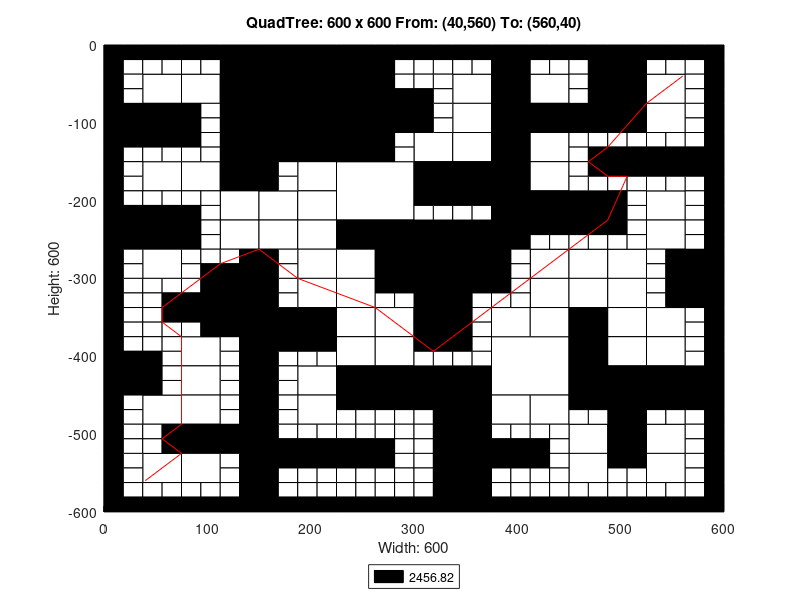

The MATLAB source for this figure:
axis([0 600 -600 0]);
title('QuadTree: 600 x 600 From: (40,560) To: (560,40)');
xlabel('Width: 600');
ylabel('Height: 600');
rectangle('Position',[150 -75 75 75], 'FaceColor',[0 0 0]);
rectangle('Position',[150 -150 75 75], 'FaceColor',[0 0 0]);
rectangle('Position',[225 -225 75 75], 'FaceColor',[1 1 1]);
rectangle('Position',[300 -300 75 75], 'FaceColor',[0 0 0]);
rectangle('Position',[375 -450 75 75], 'FaceColor',[1 1 1]);
rectangle('Position',[37.5 -75 37.5 37.5], 'FaceColor',[1 1 1]);
rectangle('Position',[112.5 -37.5 37.5 37.5], 'FaceColor',[0 0 0]);
rectangle('Position',[75 -75 37.5 37.5], 'FaceColor',[1 1 1]);
rectangle('Position',[112.5 -75 37.5 37.5], 'FaceColor',[0 0 0]);
rectangle('Position',[0 -112.5 37.5 37.5], 'FaceColor',[0 0 0]);
rectangle('Position',[37.5 -112.5 37.5 37.5], 'FaceColor',[0 0 0]);
rectangle('Position',[112.5 -112.5 37.5 37.5], 'FaceColor',[0 0 0]);
rectangle('Position',[112.5 -150 37.5 37.5], 'FaceColor',[0 0 0]);
rectangle('Position',[225 -37.5 37.5 37.5], 'FaceColor',[0 0 0]);
rectangle('Position',[225 -75 37.5 37.5], 'FaceColor',[0 0 0]);
rectangle('Position',[225 -112.5 37.5 37.5], 'FaceColor',[0 0 0]);
rectangle('Position',[262.5 -112.5 37.5 37.5], 'FaceColor',[0 0 0]);
rectangle('Position',[225 -150 37.5 37.5], 'FaceColor',[0 0 0]);
rectangle('Position',[37.5 -187.5 37.5 37.5], 'FaceColor',[1 1 1]);
rectangle('Position',[75 -187.5 37.5 37.5], 'FaceColor',[1 1 1]);
rectangle('Position',[112.5 -187.5 37.5 37.5], 'FaceColor',[0 0 0]);
rectangle('Position',[112.5 -225 37.5 37.5], 'FaceColor',[1 1 1]);
rectangle('Position',[0 -262.5 37.5 37.5], 'FaceColor',[0 0 0]);
rectangle('Position',[37.5 -262.5 37.5 37.5], 'FaceColor',[0 0 0]);
rectangle('Position',[37.5 -300 37.5 37.5], 'FaceColor',[1 1 1]);
rectangle('Position',[112.5 -262.5 37.5 37.5], 'FaceColor',[1 1 1]);
rectangle('Position',[187.5 -187.5 37.5 37.5], 'FaceColor',[1 1 1]);
rectangle('Position',[150 -225 37.5 37.5], 'FaceColor',[1 1 1]);
rectangle('Position',[187.5 -225 37.5 37.5], 'FaceColor',[1 1 1]);
rectangle('Position',[150 -262.5 37.5 37.5], 'FaceColor',[1 1 1]);
rectangle('Position',[187.5 -262.5 37.5 37.5], 'FaceColor',[1 1 1]);
rectangle('Position',[187.5 -300 37.5 37.5], 'FaceColor',[1 1 1]);
rectangle('Position',[225 -262.5 37.5 37.5], 'FaceColor',[0 0 0]);
rectangle('Position',[262.5 -262.5 37.5 37.5], 'FaceColor',[0 0 0]);
rectangle('Position',[225 -300 37.5 37.5], 'FaceColor',[1 1 1]);
rectangle('Position',[262.5 -300 37.5 37.5], 'FaceColor',[0 0 0]);
rectangle('Position',[337.5 -75 37.5 37.5], 'FaceColor',[1 1 1]);
rectangle('Position',[375 -37.5 37.5 37.5], 'FaceColor',[0 0 0]);
rectangle('Position',[375 -75 37.5 37.5], 'FaceColor',[0 0 0]);
rectangle('Position',[412.5 -75 37.5 37.5], 'FaceColor',[1 1 1]);
rectangle('Position',[337.5 -112.5 37.5 37.5], 'FaceColor',[1 1 1]);
rectangle('Position',[300 -150 37.5 37.5], 'FaceColor',[1 1 1]);
rectangle('Position',[337.5 -150 37.5 37.5], 'FaceColor',[1 1 1]);
rectangle('Position',[375 -112.5 37.5 37.5], 'FaceColor',[0 0 0]);
rectangle('Position',[412.5 -112.5 37.5 37.5], 'FaceColor',[0 0 0]);
rectangle('Position',[375 -150 37.5 37.5], 'FaceColor',[0 0 0]);
rectangle('Position',[412.5 -150 37.5 37.5], 'FaceColor',[1 1 1]);
rectangle('Position',[487.5 -37.5 37.5 37.5], 'FaceColor',[0 0 0]);
rectangle('Position',[487.5 -75 37.5 37.5], 'FaceColor',[0 0 0]);
rectangle('Position',[525 -75 37.5 37.5], 'FaceColor',[1 1 1]);
rectangle('Position',[450 -112.5 37.5 37.5], 'FaceColor',[0 0 0]);
rectangle('Position',[487.5 -112.5 37.5 37.5], 'FaceColor',[0 0 0]);
rectangle('Position',[525 -112.5 37.5 37.5], 'FaceColor',[1 1 1]);
rectangle('Position',[300 -187.5 37.5 37.5], 'FaceColor',[0 0 0]);
rectangle('Position',[337.5 -187.5 37.5 37.5], 'FaceColor',[0 0 0]);
rectangle('Position',[375 -187.5 37.5 37.5], 'FaceColor',[0 0 0]);
rectangle('Position',[412.5 -187.5 37.5 37.5], 'FaceColor',[1 1 1]);
rectangle('Position',[375 -225 37.5 37.5], 'FaceColor',[0 0 0]);
rectangle('Position',[412.5 -225 37.5 37.5], 'FaceColor',[0 0 0]);
rectangle('Position',[375 -262.5 37.5 37.5], 'FaceColor',[0 0 0]);
rectangle('Position',[412.5 -300 37.5 37.5], 'FaceColor',[1 1 1]);
rectangle('Position',[450 -225 37.5 37.5], 'FaceColor',[0 0 0]);
rectangle('Position',[525 -225 37.5 37.5], 'FaceColor',[1 1 1]);
rectangle('Position',[450 -300 37.5 37.5], 'FaceColor',[1 1 1]);
rectangle('Position',[487.5 -300 37.5 37.5], 'FaceColor',[1 1 1]);
rectangle('Position',[525 -262.5 37.5 37.5], 'FaceColor',[1 1 1]);
rectangle('Position',[562.5 -300 37.5 37.5], 'FaceColor',[0 0 0]);
rectangle('Position',[112.5 -337.5 37.5 37.5], 'FaceColor',[0 0 0]);
rectangle('Position',[112.5 -375 37.5 37.5], 'FaceColor',[0 0 0]);
rectangle('Position',[0 -450 37.5 37.5], 'FaceColor',[0 0 0]);
rectangle('Position',[75 -412.5 37.5 37.5], 'FaceColor',[1 1 1]);
rectangle('Position',[75 -450 37.5 37.5], 'FaceColor',[1 1 1]);
rectangle('Position',[187.5 -337.5 37.5 37.5], 'FaceColor',[1 1 1]);
rectangle('Position',[150 -375 37.5 37.5], 'FaceColor',[0 0 0]);
rectangle('Position',[187.5 -375 37.5 37.5], 'FaceColor',[0 0 0]);
rectangle('Position',[225 -337.5 37.5 37.5], 'FaceColor',[1 1 1]);
rectangle('Position',[225 -375 37.5 37.5], 'FaceColor',[1 1 1]);
rectangle('Position',[262.5 -375 37.5 37.5], 'FaceColor',[1 1 1]);
rectangle('Position',[187.5 -450 37.5 37.5], 'FaceColor',[1 1 1]);
rectangle('Position',[225 -412.5 37.5 37.5], 'FaceColor',[1 1 1]);
rectangle('Position',[262.5 -412.5 37.5 37.5], 'FaceColor',[1 1 1]);
rectangle('Position',[225 -450 37.5 37.5], 'FaceColor',[0 0 0]);
rectangle('Position',[262.5 -450 37.5 37.5], 'FaceColor',[0 0 0]);
rectangle('Position',[37.5 -487.5 37.5 37.5], 'FaceColor',[1 1 1]);
rectangle('Position',[75 -487.5 37.5 37.5], 'FaceColor',[1 1 1]);
rectangle('Position',[75 -525 37.5 37.5], 'FaceColor',[0 0 0]);
rectangle('Position',[112.5 -525 37.5 37.5], 'FaceColor',[0 0 0]);
rectangle('Position',[37.5 -562.5 37.5 37.5], 'FaceColor',[1 1 1]);
rectangle('Position',[75 -562.5 37.5 37.5], 'FaceColor',[1 1 1]);
rectangle('Position',[187.5 -487.5 37.5 37.5], 'FaceColor',[1 1 1]);
rectangle('Position',[300 -337.5 37.5 37.5], 'FaceColor',[0 0 0]);
rectangle('Position',[300 -375 37.5 37.5], 'FaceColor',[0 0 0]);
rectangle('Position',[412.5 -337.5 37.5 37.5], 'FaceColor',[1 1 1]);
rectangle('Position',[375 -375 37.5 37.5], 'FaceColor',[1 1 1]);
rectangle('Position',[412.5 -375 37.5 37.5], 'FaceColor',[1 1 1]);
rectangle('Position',[300 -450 37.5 37.5], 'FaceColor',[0 0 0]);
rectangle('Position',[337.5 -450 37.5 37.5], 'FaceColor',[0 0 0]);
rectangle('Position',[450 -337.5 37.5 37.5], 'FaceColor',[1 1 1]);
rectangle('Position',[487.5 -337.5 37.5 37.5], 'FaceColor',[1 1 1]);
rectangle('Position',[450 -375 37.5 37.5], 'FaceColor',[0 0 0]);
rectangle('Position',[487.5 -375 37.5 37.5], 'FaceColor',[1 1 1]);
rectangle('Position',[562.5 -337.5 37.5 37.5], 'FaceColor',[0 0 0]);
rectangle('Position',[525 -375 37.5 37.5], 'FaceColor',[1 1 1]);
rectangle('Position',[450 -412.5 37.5 37.5], 'FaceColor',[0 0 0]);
rectangle('Position',[487.5 -412.5 37.5 37.5], 'FaceColor',[1 1 1]);
rectangle('Position',[450 -450 37.5 37.5], 'FaceColor',[0 0 0]);
rectangle('Position',[487.5 -450 37.5 37.5], 'FaceColor',[0 0 0]);
rectangle('Position',[525 -412.5 37.5 37.5], 'FaceColor',[1 1 1]);
rectangle('Position',[525 -450 37.5 37.5], 'FaceColor',[0 0 0]);
rectangle('Position',[562.5 -450 37.5 37.5], 'FaceColor',[0 0 0]);
rectangle('Position',[337.5 -487.5 37.5 37.5], 'FaceColor',[0 0 0]);
rectangle('Position',[337.5 -525 37.5 37.5], 'FaceColor',[0 0 0]);
rectangle('Position',[375 -487.5 37.5 37.5], 'FaceColor',[1 1 1]);
rectangle('Position',[412.5 -487.5 37.5 37.5], 'FaceColor',[1 1 1]);
rectangle('Position',[337.5 -562.5 37.5 37.5], 'FaceColor',[0 0 0]);
rectangle('Position',[337.5 -600 37.5 37.5], 'FaceColor',[0 0 0]);
rectangle('Position',[487.5 -487.5 37.5 37.5], 'FaceColor',[0 0 0]);
rectangle('Position',[450 -525 37.5 37.5], 'FaceColor',[1 1 1]);
rectangle('Position',[487.5 -525 37.5 37.5], 'FaceColor',[0 0 0]);
rectangle('Position',[525 -525 37.5 37.5], 'FaceColor',[1 1 1]);
rectangle('Position',[450 -562.5 37.5 37.5], 'FaceColor',[1 1 1]);
rectangle('Position',[525 -562.5 37.5 37.5], 'FaceColor',[1 1 1]);
rectangle('Position',[0 -18.75 18.75 18.75], 'FaceColor',[0 0 0]);
rectangle('Position',[18.75 -18.75 18.75 18.75], 'FaceColor',[0 0 0]);
rectangle('Position',[0 -37.5 18.75 18.75], 'FaceColor',[0 0 0]);
rectangle('Position',[18.75 -37.5 18.75 18.75], 'FaceColor',[1 1 1]);
rectangle('Position',[37.5 -18.75 18.75 18.75], 'FaceColor',[0 0 0]);
rectangle('Position',[56.25 -18.75 18.75 18.75], 'FaceColor',[0 0 0]);
rectangle('Position',[37.5 -37.5 18.75 18.75], 'FaceColor',[1 1 1]);
rectangle('Position',[56.25 -37.5 18.75 18.75], 'FaceColor',[1 1 1]);
rectangle('Position',[0 -56.25 18.75 18.75], 'FaceColor',[0 0 0]);
rectangle('Position',[18.75 -56.25 18.75 18.75], 'FaceColor',[1 1 1]);
rectangle('Position',[0 -75 18.75 18.75], 'FaceColor',[0 0 0]);
rectangle('Position',[18.75 -75 18.75 18.75], 'FaceColor',[1 1 1]);
rectangle('Position',[75 -18.75 18.75 18.75], 'FaceColor',[0 0 0]);
rectangle('Position',[93.75 -18.75 18.75 18.75], 'FaceColor',[0 0 0]);
rectangle('Position',[75 -37.5 18.75 18.75], 'FaceColor',[1 1 1]);
rectangle('Position',[93.75 -37.5 18.75 18.75], 'FaceColor',[1 1 1]);
rectangle('Position',[0 -131.25 18.75 18.75], 'FaceColor',[0 0 0]);
rectangle('Position',[18.75 -131.25 18.75 18.75], 'FaceColor',[0 0 0]);
rectangle('Position',[0 -150 18.75 18.75], 'FaceColor',[0 0 0]);
rectangle('Position',[18.75 -150 18.75 18.75], 'FaceColor',[1 1 1]);
rectangle('Position',[37.5 -131.25 18.75 18.75], 'FaceColor',[0 0 0]);
rectangle('Position',[56.25 -131.25 18.75 18.75], 'FaceColor',[0 0 0]);
rectangle('Position',[37.5 -150 18.75 18.75], 'FaceColor',[1 1 1]);
rectangle('Position',[56.25 -150 18.75 18.75], 'FaceColor',[1 1 1]);
rectangle('Position',[75 -93.75 18.75 18.75], 'FaceColor',[0 0 0]);
rectangle('Position',[93.75 -93.75 18.75 18.75], 'FaceColor',[1 1 1]);
rectangle('Position',[75 -112.5 18.75 18.75], 'FaceColor',[0 0 0]);
rectangle('Position',[93.75 -112.5 18.75 18.75], 'FaceColor',[1 1 1]);
rectangle('Position',[75 -131.25 18.75 18.75], 'FaceColor',[0 0 0]);
rectangle('Position',[93.75 -131.25 18.75 18.75], 'FaceColor',[1 1 1]);
rectangle('Position',[75 -150 18.75 18.75], 'FaceColor',[1 1 1]);
rectangle('Position',[93.75 -150 18.75 18.75], 'FaceColor',[1 1 1]);
rectangle('Position',[262.5 -18.75 18.75 18.75], 'FaceColor',[0 0 0]);
rectangle('Position',[281.25 -18.75 18.75 18.75], 'FaceColor',[0 0 0]);
rectangle('Position',[262.5 -37.5 18.75 18.75], 'FaceColor',[0 0 0]);
rectangle('Position',[281.25 -37.5 18.75 18.75], 'FaceColor',[1 1 1]);
rectangle('Position',[262.5 -56.25 18.75 18.75], 'FaceColor',[0 0 0]);
rectangle('Position',[281.25 -56.25 18.75 18.75], 'FaceColor',[1 1 1]);
rectangle('Position',[262.5 -75 18.75 18.75], 'FaceColor',[0 0 0]);
rectangle('Position',[281.25 -75 18.75 18.75], 'FaceColor',[0 0 0]);
rectangle('Position',[262.5 -131.25 18.75 18.75], 'FaceColor',[0 0 0]);
rectangle('Position',[281.25 -131.25 18.75 18.75], 'FaceColor',[1 1 1]);
rectangle('Position',[262.5 -150 18.75 18.75], 'FaceColor',[0 0 0]);
rectangle('Position',[281.25 -150 18.75 18.75], 'FaceColor',[1 1 1]);
rectangle('Position',[0 -168.75 18.75 18.75], 'FaceColor',[0 0 0]);
rectangle('Position',[18.75 -168.75 18.75 18.75], 'FaceColor',[1 1 1]);
rectangle('Position',[0 -187.5 18.75 18.75], 'FaceColor',[0 0 0]);
rectangle('Position',[18.75 -187.5 18.75 18.75], 'FaceColor',[1 1 1]);
rectangle('Position',[0 -206.25 18.75 18.75], 'FaceColor',[0 0 0]);
rectangle('Position',[18.75 -206.25 18.75 18.75], 'FaceColor',[1 1 1]);
rectangle('Position',[0 -225 18.75 18.75], 'FaceColor',[0 0 0]);
rectangle('Position',[18.75 -225 18.75 18.75], 'FaceColor',[0 0 0]);
rectangle('Position',[37.5 -206.25 18.75 18.75], 'FaceColor',[1 1 1]);
rectangle('Position',[56.25 -206.25 18.75 18.75], 'FaceColor',[1 1 1]);
rectangle('Position',[37.5 -225 18.75 18.75], 'FaceColor',[0 0 0]);
rectangle('Position',[56.25 -225 18.75 18.75], 'FaceColor',[0 0 0]);
rectangle('Position',[75 -206.25 18.75 18.75], 'FaceColor',[1 1 1]);
rectangle('Position',[93.75 -206.25 18.75 18.75], 'FaceColor',[1 1 1]);
rectangle('Position',[75 -225 18.75 18.75], 'FaceColor',[0 0 0]);
rectangle('Position',[93.75 -225 18.75 18.75], 'FaceColor',[1 1 1]);
rectangle('Position',[0 -281.25 18.75 18.75], 'FaceColor',[0 0 0]);
rectangle('Position',[18.75 -281.25 18.75 18.75], 'FaceColor',[1 1 1]);
rectangle('Position',[0 -300 18.75 18.75], 'FaceColor',[0 0 0]);
rectangle('Position',[18.75 -300 18.75 18.75], 'FaceColor',[1 1 1]);
rectangle('Position',[75 -243.75 18.75 18.75], 'FaceColor',[0 0 0]);
rectangle('Position',[93.75 -243.75 18.75 18.75], 'FaceColor',[1 1 1]);
rectangle('Position',[75 -262.5 18.75 18.75], 'FaceColor',[0 0 0]);
rectangle('Position',[93.75 -262.5 18.75 18.75], 'FaceColor',[1 1 1]);
rectangle('Position',[75 -281.25 18.75 18.75], 'FaceColor',[1 1 1]);
rectangle('Position',[93.75 -281.25 18.75 18.75], 'FaceColor',[1 1 1]);
rectangle('Position',[75 -300 18.75 18.75], 'FaceColor',[1 1 1]);
rectangle('Position',[93.75 -300 18.75 18.75], 'FaceColor',[0 0 0]);
rectangle('Position',[112.5 -281.25 18.75 18.75], 'FaceColor',[1 1 1]);
rectangle('Position',[131.25 -281.25 18.75 18.75], 'FaceColor',[0 0 0]);
rectangle('Position',[112.5 -300 18.75 18.75], 'FaceColor',[0 0 0]);
rectangle('Position',[131.25 -300 18.75 18.75], 'FaceColor',[0 0 0]);
rectangle('Position',[150 -168.75 18.75 18.75], 'FaceColor',[0 0 0]);
rectangle('Position',[168.75 -168.75 18.75 18.75], 'FaceColor',[1 1 1]);
rectangle('Position',[150 -187.5 18.75 18.75], 'FaceColor',[0 0 0]);
rectangle('Position',[168.75 -187.5 18.75 18.75], 'FaceColor',[1 1 1]);
rectangle('Position',[150 -281.25 18.75 18.75], 'FaceColor',[0 0 0]);
rectangle('Position',[168.75 -281.25 18.75 18.75], 'FaceColor',[1 1 1]);
rectangle('Position',[150 -300 18.75 18.75], 'FaceColor',[0 0 0]);
rectangle('Position',[168.75 -300 18.75 18.75], 'FaceColor',[1 1 1]);
rectangle('Position',[300 -18.75 18.75 18.75], 'FaceColor',[0 0 0]);
rectangle('Position',[318.75 -18.75 18.75 18.75], 'FaceColor',[0 0 0]);
rectangle('Position',[300 -37.5 18.75 18.75], 'FaceColor',[1 1 1]);
rectangle('Position',[318.75 -37.5 18.75 18.75], 'FaceColor',[1 1 1]);
rectangle('Position',[337.5 -18.75 18.75 18.75], 'FaceColor',[0 0 0]);
rectangle('Position',[356.25 -18.75 18.75 18.75], 'FaceColor',[0 0 0]);
rectangle('Position',[337.5 -37.5 18.75 18.75], 'FaceColor',[1 1 1]);
rectangle('Position',[356.25 -37.5 18.75 18.75], 'FaceColor',[1 1 1]);
rectangle('Position',[300 -56.25 18.75 18.75], 'FaceColor',[1 1 1]);
rectangle('Position',[318.75 -56.25 18.75 18.75], 'FaceColor',[1 1 1]);
rectangle('Position',[300 -75 18.75 18.75], 'FaceColor',[0 0 0]);
rectangle('Position',[318.75 -75 18.75 18.75], 'FaceColor',[1 1 1]);
rectangle('Position',[412.5 -18.75 18.75 18.75], 'FaceColor',[0 0 0]);
rectangle('Position',[431.25 -18.75 18.75 18.75], 'FaceColor',[0 0 0]);
rectangle('Position',[412.5 -37.5 18.75 18.75], 'FaceColor',[1 1 1]);
rectangle('Position',[431.25 -37.5 18.75 18.75], 'FaceColor',[1 1 1]);
rectangle('Position',[300 -93.75 18.75 18.75], 'FaceColor',[0 0 0]);
rectangle('Position',[318.75 -93.75 18.75 18.75], 'FaceColor',[1 1 1]);
rectangle('Position',[300 -112.5 18.75 18.75], 'FaceColor',[0 0 0]);
rectangle('Position',[318.75 -112.5 18.75 18.75], 'FaceColor',[1 1 1]);
rectangle('Position',[450 -18.75 18.75 18.75], 'FaceColor',[0 0 0]);
rectangle('Position',[468.75 -18.75 18.75 18.75], 'FaceColor',[0 0 0]);
rectangle('Position',[450 -37.5 18.75 18.75], 'FaceColor',[1 1 1]);
rectangle('Position',[468.75 -37.5 18.75 18.75], 'FaceColor',[0 0 0]);
rectangle('Position',[450 -56.25 18.75 18.75], 'FaceColor',[1 1 1]);
rectangle('Position',[468.75 -56.25 18.75 18.75], 'FaceColor',[0 0 0]);
rectangle('Position',[450 -75 18.75 18.75], 'FaceColor',[1 1 1]);
rectangle('Position',[468.75 -75 18.75 18.75], 'FaceColor',[0 0 0]);
rectangle('Position',[525 -18.75 18.75 18.75], 'FaceColor',[0 0 0]);
rectangle('Position',[543.75 -18.75 18.75 18.75], 'FaceColor',[0 0 0]);
rectangle('Position',[525 -37.5 18.75 18.75], 'FaceColor',[1 1 1]);
rectangle('Position',[543.75 -37.5 18.75 18.75], 'FaceColor',[1 1 1]);
rectangle('Position',[562.5 -18.75 18.75 18.75], 'FaceColor',[0 0 0]);
rectangle('Position',[581.25 -18.75 18.75 18.75], 'FaceColor',[0 0 0]);
rectangle('Position',[562.5 -37.5 18.75 18.75], 'FaceColor',[1 1 1]);
rectangle('Position',[581.25 -37.5 18.75 18.75], 'FaceColor',[0 0 0]);
rectangle('Position',[562.5 -56.25 18.75 18.75], 'FaceColor',[1 1 1]);
rectangle('Position',[581.25 -56.25 18.75 18.75], 'FaceColor',[0 0 0]);
rectangle('Position',[562.5 -75 18.75 18.75], 'FaceColor',[1 1 1]);
rectangle('Position',[581.25 -75 18.75 18.75], 'FaceColor',[0 0 0]);
rectangle('Position',[450 -131.25 18.75 18.75], 'FaceColor',[1 1 1]);
rectangle('Position',[468.75 -131.25 18.75 18.75], 'FaceColor',[1 1 1]);
rectangle('Position',[450 -150 18.75 18.75], 'FaceColor',[1 1 1]);
rectangle('Position',[468.75 -150 18.75 18.75], 'FaceColor',[0 0 0]);
rectangle('Position',[487.5 -131.25 18.75 18.75], 'FaceColor',[1 1 1]);
rectangle('Position',[506.25 -131.25 18.75 18.75], 'FaceColor',[1 1 1]);
rectangle('Position',[487.5 -150 18.75 18.75], 'FaceColor',[0 0 0]);
rectangle('Position',[506.25 -150 18.75 18.75], 'FaceColor',[0 0 0]);
rectangle('Position',[562.5 -93.75 18.75 18.75], 'FaceColor',[1 1 1]);
rectangle('Position',[581.25 -93.75 18.75 18.75], 'FaceColor',[0 0 0]);
rectangle('Position',[562.5 -112.5 18.75 18.75], 'FaceColor',[1 1 1]);
rectangle('Position',[581.25 -112.5 18.75 18.75], 'FaceColor',[0 0 0]);
rectangle('Position',[525 -131.25 18.75 18.75], 'FaceColor',[1 1 1]);
rectangle('Position',[543.75 -131.25 18.75 18.75], 'FaceColor',[1 1 1]);
rectangle('Position',[525 -150 18.75 18.75], 'FaceColor',[0 0 0]);
rectangle('Position',[543.75 -150 18.75 18.75], 'FaceColor',[0 0 0]);
rectangle('Position',[562.5 -131.25 18.75 18.75], 'FaceColor',[1 1 1]);
rectangle('Position',[581.25 -131.25 18.75 18.75], 'FaceColor',[0 0 0]);
rectangle('Position',[562.5 -150 18.75 18.75], 'FaceColor',[0 0 0]);
rectangle('Position',[581.25 -150 18.75 18.75], 'FaceColor',[0 0 0]);
rectangle('Position',[300 -206.25 18.75 18.75], 'FaceColor',[0 0 0]);
rectangle('Position',[318.75 -206.25 18.75 18.75], 'FaceColor',[0 0 0]);
rectangle('Position',[300 -225 18.75 18.75], 'FaceColor',[1 1 1]);
rectangle('Position',[318.75 -225 18.75 18.75], 'FaceColor',[1 1 1]);
rectangle('Position',[337.5 -206.25 18.75 18.75], 'FaceColor',[0 0 0]);
rectangle('Position',[356.25 -206.25 18.75 18.75], 'FaceColor',[0 0 0]);
rectangle('Position',[337.5 -225 18.75 18.75], 'FaceColor',[1 1 1]);
rectangle('Position',[356.25 -225 18.75 18.75], 'FaceColor',[1 1 1]);
rectangle('Position',[412.5 -243.75 18.75 18.75], 'FaceColor',[0 0 0]);
rectangle('Position',[431.25 -243.75 18.75 18.75], 'FaceColor',[0 0 0]);
rectangle('Position',[412.5 -262.5 18.75 18.75], 'FaceColor',[1 1 1]);
rectangle('Position',[431.25 -262.5 18.75 18.75], 'FaceColor',[1 1 1]);
rectangle('Position',[375 -281.25 18.75 18.75], 'FaceColor',[0 0 0]);
rectangle('Position',[393.75 -281.25 18.75 18.75], 'FaceColor',[1 1 1]);
rectangle('Position',[375 -300 18.75 18.75], 'FaceColor',[0 0 0]);
rectangle('Position',[393.75 -300 18.75 18.75], 'FaceColor',[1 1 1]);
rectangle('Position',[450 -168.75 18.75 18.75], 'FaceColor',[1 1 1]);
rectangle('Position',[468.75 -168.75 18.75 18.75], 'FaceColor',[0 0 0]);
rectangle('Position',[450 -187.5 18.75 18.75], 'FaceColor',[1 1 1]);
rectangle('Position',[468.75 -187.5 18.75 18.75], 'FaceColor',[1 1 1]);
rectangle('Position',[487.5 -168.75 18.75 18.75], 'FaceColor',[0 0 0]);
rectangle('Position',[506.25 -168.75 18.75 18.75], 'FaceColor',[0 0 0]);
rectangle('Position',[487.5 -187.5 18.75 18.75], 'FaceColor',[1 1 1]);
rectangle('Position',[506.25 -187.5 18.75 18.75], 'FaceColor',[1 1 1]);
rectangle('Position',[487.5 -206.25 18.75 18.75], 'FaceColor',[0 0 0]);
rectangle('Position',[506.25 -206.25 18.75 18.75], 'FaceColor',[1 1 1]);
rectangle('Position',[487.5 -225 18.75 18.75], 'FaceColor',[0 0 0]);
rectangle('Position',[506.25 -225 18.75 18.75], 'FaceColor',[1 1 1]);
rectangle('Position',[525 -168.75 18.75 18.75], 'FaceColor',[0 0 0]);
rectangle('Position',[543.75 -168.75 18.75 18.75], 'FaceColor',[0 0 0]);
rectangle('Position',[525 -187.5 18.75 18.75], 'FaceColor',[1 1 1]);
rectangle('Position',[543.75 -187.5 18.75 18.75], 'FaceColor',[1 1 1]);
rectangle('Position',[562.5 -168.75 18.75 18.75], 'FaceColor',[0 0 0]);
rectangle('Position',[581.25 -168.75 18.75 18.75], 'FaceColor',[0 0 0]);
rectangle('Position',[562.5 -187.5 18.75 18.75], 'FaceColor',[1 1 1]);
rectangle('Position',[581.25 -187.5 18.75 18.75], 'FaceColor',[0 0 0]);
rectangle('Position',[562.5 -206.25 18.75 18.75], 'FaceColor',[1 1 1]);
rectangle('Position',[581.25 -206.25 18.75 18.75], 'FaceColor',[0 0 0]);
rectangle('Position',[562.5 -225 18.75 18.75], 'FaceColor',[1 1 1]);
rectangle('Position',[581.25 -225 18.75 18.75], 'FaceColor',[0 0 0]);
rectangle('Position',[450 -243.75 18.75 18.75], 'FaceColor',[0 0 0]);
rectangle('Position',[468.75 -243.75 18.75 18.75], 'FaceColor',[0 0 0]);
rectangle('Position',[450 -262.5 18.75 18.75], 'FaceColor',[1 1 1]);
rectangle('Position',[468.75 -262.5 18.75 18.75], 'FaceColor',[1 1 1]);
rectangle('Position',[487.5 -243.75 18.75 18.75], 'FaceColor',[0 0 0]);
rectangle('Position',[506.25 -243.75 18.75 18.75], 'FaceColor',[1 1 1]);
rectangle('Position',[487.5 -262.5 18.75 18.75], 'FaceColor',[1 1 1]);
rectangle('Position',[506.25 -262.5 18.75 18.75], 'FaceColor',[1 1 1]);
rectangle('Position',[562.5 -243.75 18.75 18.75], 'FaceColor',[1 1 1]);
rectangle('Position',[581.25 -243.75 18.75 18.75], 'FaceColor',[0 0 0]);
rectangle('Position',[562.5 -262.5 18.75 18.75], 'FaceColor',[1 1 1]);
rectangle('Position',[581.25 -262.5 18.75 18.75], 'FaceColor',[0 0 0]);
rectangle('Position',[525 -281.25 18.75 18.75], 'FaceColor',[1 1 1]);
rectangle('Position',[543.75 -281.25 18.75 18.75], 'FaceColor',[0 0 0]);
rectangle('Position',[525 -300 18.75 18.75], 'FaceColor',[1 1 1]);
rectangle('Position',[543.75 -300 18.75 18.75], 'FaceColor',[0 0 0]);
rectangle('Position',[0 -318.75 18.75 18.75], 'FaceColor',[0 0 0]);
rectangle('Position',[18.75 -318.75 18.75 18.75], 'FaceColor',[1 1 1]);
rectangle('Position',[0 -337.5 18.75 18.75], 'FaceColor',[0 0 0]);
rectangle('Position',[18.75 -337.5 18.75 18.75], 'FaceColor',[1 1 1]);
rectangle('Position',[37.5 -318.75 18.75 18.75], 'FaceColor',[1 1 1]);
rectangle('Position',[56.25 -318.75 18.75 18.75], 'FaceColor',[1 1 1]);
rectangle('Position',[37.5 -337.5 18.75 18.75], 'FaceColor',[1 1 1]);
rectangle('Position',[56.25 -337.5 18.75 18.75], 'FaceColor',[0 0 0]);
rectangle('Position',[0 -356.25 18.75 18.75], 'FaceColor',[0 0 0]);
rectangle('Position',[18.75 -356.25 18.75 18.75], 'FaceColor',[1 1 1]);
rectangle('Position',[0 -375 18.75 18.75], 'FaceColor',[0 0 0]);
rectangle('Position',[18.75 -375 18.75 18.75], 'FaceColor',[1 1 1]);
rectangle('Position',[37.5 -356.25 18.75 18.75], 'FaceColor',[1 1 1]);
rectangle('Position',[56.25 -356.25 18.75 18.75], 'FaceColor',[0 0 0]);
rectangle('Position',[37.5 -375 18.75 18.75], 'FaceColor',[1 1 1]);
rectangle('Position',[56.25 -375 18.75 18.75], 'FaceColor',[1 1 1]);
rectangle('Position',[75 -318.75 18.75 18.75], 'FaceColor',[1 1 1]);
rectangle('Position',[93.75 -318.75 18.75 18.75], 'FaceColor',[0 0 0]);
rectangle('Position',[75 -337.5 18.75 18.75], 'FaceColor',[0 0 0]);
rectangle('Position',[93.75 -337.5 18.75 18.75], 'FaceColor',[0 0 0]);
rectangle('Position',[75 -356.25 18.75 18.75], 'FaceColor',[0 0 0]);
rectangle('Position',[93.75 -356.25 18.75 18.75], 'FaceColor',[0 0 0]);
rectangle('Position',[75 -375 18.75 18.75], 'FaceColor',[1 1 1]);
rectangle('Position',[93.75 -375 18.75 18.75], 'FaceColor',[0 0 0]);
rectangle('Position',[0 -393.75 18.75 18.75], 'FaceColor',[0 0 0]);
rectangle('Position',[18.75 -393.75 18.75 18.75], 'FaceColor',[1 1 1]);
rectangle('Position',[0 -412.5 18.75 18.75], 'FaceColor',[0 0 0]);
rectangle('Position',[18.75 -412.5 18.75 18.75], 'FaceColor',[0 0 0]);
rectangle('Position',[37.5 -393.75 18.75 18.75], 'FaceColor',[1 1 1]);
rectangle('Position',[56.25 -393.75 18.75 18.75], 'FaceColor',[1 1 1]);
rectangle('Position',[37.5 -412.5 18.75 18.75], 'FaceColor',[0 0 0]);
rectangle('Position',[56.25 -412.5 18.75 18.75], 'FaceColor',[1 1 1]);
rectangle('Position',[37.5 -431.25 18.75 18.75], 'FaceColor',[0 0 0]);
rectangle('Position',[56.25 -431.25 18.75 18.75], 'FaceColor',[1 1 1]);
rectangle('Position',[37.5 -450 18.75 18.75], 'FaceColor',[0 0 0]);
rectangle('Position',[56.25 -450 18.75 18.75], 'FaceColor',[1 1 1]);
rectangle('Position',[112.5 -393.75 18.75 18.75], 'FaceColor',[1 1 1]);
rectangle('Position',[131.25 -393.75 18.75 18.75], 'FaceColor',[0 0 0]);
rectangle('Position',[112.5 -412.5 18.75 18.75], 'FaceColor',[1 1 1]);
rectangle('Position',[131.25 -412.5 18.75 18.75], 'FaceColor',[0 0 0]);
rectangle('Position',[112.5 -431.25 18.75 18.75], 'FaceColor',[1 1 1]);
rectangle('Position',[131.25 -431.25 18.75 18.75], 'FaceColor',[0 0 0]);
rectangle('Position',[112.5 -450 18.75 18.75], 'FaceColor',[1 1 1]);
rectangle('Position',[131.25 -450 18.75 18.75], 'FaceColor',[0 0 0]);
rectangle('Position',[150 -318.75 18.75 18.75], 'FaceColor',[0 0 0]);
rectangle('Position',[168.75 -318.75 18.75 18.75], 'FaceColor',[1 1 1]);
rectangle('Position',[150 -337.5 18.75 18.75], 'FaceColor',[0 0 0]);
rectangle('Position',[168.75 -337.5 18.75 18.75], 'FaceColor',[1 1 1]);
rectangle('Position',[262.5 -318.75 18.75 18.75], 'FaceColor',[0 0 0]);
rectangle('Position',[281.25 -318.75 18.75 18.75], 'FaceColor',[0 0 0]);
rectangle('Position',[262.5 -337.5 18.75 18.75], 'FaceColor',[1 1 1]);
rectangle('Position',[281.25 -337.5 18.75 18.75], 'FaceColor',[1 1 1]);
rectangle('Position',[150 -393.75 18.75 18.75], 'FaceColor',[0 0 0]);
rectangle('Position',[168.75 -393.75 18.75 18.75], 'FaceColor',[0 0 0]);
rectangle('Position',[150 -412.5 18.75 18.75], 'FaceColor',[0 0 0]);
rectangle('Position',[168.75 -412.5 18.75 18.75], 'FaceColor',[1 1 1]);
rectangle('Position',[187.5 -393.75 18.75 18.75], 'FaceColor',[0 0 0]);
rectangle('Position',[206.25 -393.75 18.75 18.75], 'FaceColor',[0 0 0]);
rectangle('Position',[187.5 -412.5 18.75 18.75], 'FaceColor',[1 1 1]);
rectangle('Position',[206.25 -412.5 18.75 18.75], 'FaceColor',[1 1 1]);
rectangle('Position',[150 -431.25 18.75 18.75], 'FaceColor',[0 0 0]);
rectangle('Position',[168.75 -431.25 18.75 18.75], 'FaceColor',[1 1 1]);
rectangle('Position',[150 -450 18.75 18.75], 'FaceColor',[0 0 0]);
rectangle('Position',[168.75 -450 18.75 18.75], 'FaceColor',[1 1 1]);
rectangle('Position',[0 -468.75 18.75 18.75], 'FaceColor',[0 0 0]);
rectangle('Position',[18.75 -468.75 18.75 18.75], 'FaceColor',[1 1 1]);
rectangle('Position',[0 -487.5 18.75 18.75], 'FaceColor',[0 0 0]);
rectangle('Position',[18.75 -487.5 18.75 18.75], 'FaceColor',[1 1 1]);
rectangle('Position',[0 -506.25 18.75 18.75], 'FaceColor',[0 0 0]);
rectangle('Position',[18.75 -506.25 18.75 18.75], 'FaceColor',[1 1 1]);
rectangle('Position',[0 -525 18.75 18.75], 'FaceColor',[0 0 0]);
rectangle('Position',[18.75 -525 18.75 18.75], 'FaceColor',[1 1 1]);
rectangle('Position',[37.5 -506.25 18.75 18.75], 'FaceColor',[1 1 1]);
rectangle('Position',[56.25 -506.25 18.75 18.75], 'FaceColor',[0 0 0]);
rectangle('Position',[37.5 -525 18.75 18.75], 'FaceColor',[1 1 1]);
rectangle('Position',[56.25 -525 18.75 18.75], 'FaceColor',[0 0 0]);
rectangle('Position',[112.5 -468.75 18.75 18.75], 'FaceColor',[1 1 1]);
rectangle('Position',[131.25 -468.75 18.75 18.75], 'FaceColor',[0 0 0]);
rectangle('Position',[112.5 -487.5 18.75 18.75], 'FaceColor',[1 1 1]);
rectangle('Position',[131.25 -487.5 18.75 18.75], 'FaceColor',[0 0 0]);
rectangle('Position',[0 -543.75 18.75 18.75], 'FaceColor',[0 0 0]);
rectangle('Position',[18.75 -543.75 18.75 18.75], 'FaceColor',[1 1 1]);
rectangle('Position',[0 -562.5 18.75 18.75], 'FaceColor',[0 0 0]);
rectangle('Position',[18.75 -562.5 18.75 18.75], 'FaceColor',[1 1 1]);
rectangle('Position',[0 -581.25 18.75 18.75], 'FaceColor',[0 0 0]);
rectangle('Position',[18.75 -581.25 18.75 18.75], 'FaceColor',[1 1 1]);
rectangle('Position',[0 -600 18.75 18.75], 'FaceColor',[0 0 0]);
rectangle('Position',[18.75 -600 18.75 18.75], 'FaceColor',[0 0 0]);
rectangle('Position',[37.5 -581.25 18.75 18.75], 'FaceColor',[1 1 1]);
rectangle('Position',[56.25 -581.25 18.75 18.75], 'FaceColor',[1 1 1]);
rectangle('Position',[37.5 -600 18.75 18.75], 'FaceColor',[0 0 0]);
rectangle('Position',[56.25 -600 18.75 18.75], 'FaceColor',[0 0 0]);
rectangle('Position',[112.5 -543.75 18.75 18.75], 'FaceColor',[1 1 1]);
rectangle('Position',[131.25 -543.75 18.75 18.75], 'FaceColor',[0 0 0]);
rectangle('Position',[112.5 -562.5 18.75 18.75], 'FaceColor',[1 1 1]);
rectangle('Position',[131.25 -562.5 18.75 18.75], 'FaceColor',[0 0 0]);
rectangle('Position',[75 -581.25 18.75 18.75], 'FaceColor',[1 1 1]);
rectangle('Position',[93.75 -581.25 18.75 18.75], 'FaceColor',[1 1 1]);
rectangle('Position',[75 -600 18.75 18.75], 'FaceColor',[0 0 0]);
rectangle('Position',[93.75 -600 18.75 18.75], 'FaceColor',[0 0 0]);
rectangle('Position',[112.5 -581.25 18.75 18.75], 'FaceColor',[1 1 1]);
rectangle('Position',[131.25 -581.25 18.75 18.75], 'FaceColor',[0 0 0]);
rectangle('Position',[112.5 -600 18.75 18.75], 'FaceColor',[0 0 0]);
rectangle('Position',[131.25 -600 18.75 18.75], 'FaceColor',[0 0 0]);
rectangle('Position',[150 -468.75 18.75 18.75], 'FaceColor',[0 0 0]);
rectangle('Position',[168.75 -468.75 18.75 18.75], 'FaceColor',[1 1 1]);
rectangle('Position',[150 -487.5 18.75 18.75], 'FaceColor',[0 0 0]);
rectangle('Position',[168.75 -487.5 18.75 18.75], 'FaceColor',[1 1 1]);
rectangle('Position',[150 -506.25 18.75 18.75], 'FaceColor',[0 0 0]);
rectangle('Position',[168.75 -506.25 18.75 18.75], 'FaceColor',[1 1 1]);
rectangle('Position',[150 -525 18.75 18.75], 'FaceColor',[0 0 0]);
rectangle('Position',[168.75 -525 18.75 18.75], 'FaceColor',[0 0 0]);
rectangle('Position',[187.5 -506.25 18.75 18.75], 'FaceColor',[1 1 1]);
rectangle('Position',[206.25 -506.25 18.75 18.75], 'FaceColor',[1 1 1]);
rectangle('Position',[187.5 -525 18.75 18.75], 'FaceColor',[0 0 0]);
rectangle('Position',[206.25 -525 18.75 18.75], 'FaceColor',[0 0 0]);
rectangle('Position',[225 -468.75 18.75 18.75], 'FaceColor',[0 0 0]);
rectangle('Position',[243.75 -468.75 18.75 18.75], 'FaceColor',[0 0 0]);
rectangle('Position',[225 -487.5 18.75 18.75], 'FaceColor',[1 1 1]);
rectangle('Position',[243.75 -487.5 18.75 18.75], 'FaceColor',[1 1 1]);
rectangle('Position',[262.5 -468.75 18.75 18.75], 'FaceColor',[0 0 0]);
rectangle('Position',[281.25 -468.75 18.75 18.75], 'FaceColor',[0 0 0]);
rectangle('Position',[262.5 -487.5 18.75 18.75], 'FaceColor',[1 1 1]);
rectangle('Position',[281.25 -487.5 18.75 18.75], 'FaceColor',[1 1 1]);
rectangle('Position',[225 -506.25 18.75 18.75], 'FaceColor',[1 1 1]);
rectangle('Position',[243.75 -506.25 18.75 18.75], 'FaceColor',[1 1 1]);
rectangle('Position',[225 -525 18.75 18.75], 'FaceColor',[0 0 0]);
rectangle('Position',[243.75 -525 18.75 18.75], 'FaceColor',[0 0 0]);
rectangle('Position',[262.5 -506.25 18.75 18.75], 'FaceColor',[1 1 1]);
rectangle('Position',[281.25 -506.25 18.75 18.75], 'FaceColor',[1 1 1]);
rectangle('Position',[262.5 -525 18.75 18.75], 'FaceColor',[0 0 0]);
rectangle('Position',[281.25 -525 18.75 18.75], 'FaceColor',[1 1 1]);
rectangle('Position',[150 -543.75 18.75 18.75], 'FaceColor',[0 0 0]);
rectangle('Position',[168.75 -543.75 18.75 18.75], 'FaceColor',[0 0 0]);
rectangle('Position',[150 -562.5 18.75 18.75], 'FaceColor',[0 0 0]);
rectangle('Position',[168.75 -562.5 18.75 18.75], 'FaceColor',[1 1 1]);
rectangle('Position',[187.5 -543.75 18.75 18.75], 'FaceColor',[0 0 0]);
rectangle('Position',[206.25 -543.75 18.75 18.75], 'FaceColor',[0 0 0]);
rectangle('Position',[187.5 -562.5 18.75 18.75], 'FaceColor',[1 1 1]);
rectangle('Position',[206.25 -562.5 18.75 18.75], 'FaceColor',[1 1 1]);
rectangle('Position',[150 -581.25 18.75 18.75], 'FaceColor',[0 0 0]);
rectangle('Position',[168.75 -581.25 18.75 18.75], 'FaceColor',[1 1 1]);
rectangle('Position',[150 -600 18.75 18.75], 'FaceColor',[0 0 0]);
rectangle('Position',[168.75 -600 18.75 18.75], 'FaceColor',[0 0 0]);
rectangle('Position',[187.5 -581.25 18.75 18.75], 'FaceColor',[1 1 1]);
rectangle('Position',[206.25 -581.25 18.75 18.75], 'FaceColor',[1 1 1]);
rectangle('Position',[187.5 -600 18.75 18.75], 'FaceColor',[0 0 0]);
rectangle('Position',[206.25 -600 18.75 18.75], 'FaceColor',[0 0 0]);
rectangle('Position',[225 -543.75 18.75 18.75], 'FaceColor',[0 0 0]);
rectangle('Position',[243.75 -543.75 18.75 18.75], 'FaceColor',[0 0 0]);
rectangle('Position',[225 -562.5 18.75 18.75], 'FaceColor',[1 1 1]);
rectangle('Position',[243.75 -562.5 18.75 18.75], 'FaceColor',[1 1 1]);
rectangle('Position',[262.5 -543.75 18.75 18.75], 'FaceColor',[0 0 0]);
rectangle('Position',[281.25 -543.75 18.75 18.75], 'FaceColor',[1 1 1]);
rectangle('Position',[262.5 -562.5 18.75 18.75], 'FaceColor',[1 1 1]);
rectangle('Position',[281.25 -562.5 18.75 18.75], 'FaceColor',[1 1 1]);
rectangle('Position',[225 -581.25 18.75 18.75], 'FaceColor',[1 1 1]);
rectangle('Position',[243.75 -581.25 18.75 18.75], 'FaceColor',[1 1 1]);
rectangle('Position',[225 -600 18.75 18.75], 'FaceColor',[0 0 0]);
rectangle('Position',[243.75 -600 18.75 18.75], 'FaceColor',[0 0 0]);
rectangle('Position',[262.5 -581.25 18.75 18.75], 'FaceColor',[1 1 1]);
rectangle('Position',[281.25 -581.25 18.75 18.75], 'FaceColor',[1 1 1]);
rectangle('Position',[262.5 -600 18.75 18.75], 'FaceColor',[0 0 0]);
rectangle('Position',[281.25 -600 18.75 18.75], 'FaceColor',[0 0 0]);
rectangle('Position',[337.5 -318.75 18.75 18.75], 'FaceColor',[0 0 0]);
rectangle('Position',[356.25 -318.75 18.75 18.75], 'FaceColor',[0 0 0]);
rectangle('Position',[337.5 -337.5 18.75 18.75], 'FaceColor',[0 0 0]);
rectangle('Position',[356.25 -337.5 18.75 18.75], 'FaceColor',[1 1 1]);
rectangle('Position',[337.5 -356.25 18.75 18.75], 'FaceColor',[0 0 0]);
rectangle('Position',[356.25 -356.25 18.75 18.75], 'FaceColor',[1 1 1]);
rectangle('Position',[337.5 -375 18.75 18.75], 'FaceColor',[0 0 0]);
rectangle('Position',[356.25 -375 18.75 18.75], 'FaceColor',[1 1 1]);
rectangle('Position',[375 -318.75 18.75 18.75], 'FaceColor',[0 0 0]);
rectangle('Position',[393.75 -318.75 18.75 18.75], 'FaceColor',[1 1 1]);
rectangle('Position',[375 -337.5 18.75 18.75], 'FaceColor',[1 1 1]);
rectangle('Position',[393.75 -337.5 18.75 18.75], 'FaceColor',[1 1 1]);
rectangle('Position',[300 -393.75 18.75 18.75], 'FaceColor',[0 0 0]);
rectangle('Position',[318.75 -393.75 18.75 18.75], 'FaceColor',[0 0 0]);
rectangle('Position',[300 -412.5 18.75 18.75], 'FaceColor',[1 1 1]);
rectangle('Position',[318.75 -412.5 18.75 18.75], 'FaceColor',[1 1 1]);
rectangle('Position',[337.5 -393.75 18.75 18.75], 'FaceColor',[0 0 0]);
rectangle('Position',[356.25 -393.75 18.75 18.75], 'FaceColor',[1 1 1]);
rectangle('Position',[337.5 -412.5 18.75 18.75], 'FaceColor',[1 1 1]);
rectangle('Position',[356.25 -412.5 18.75 18.75], 'FaceColor',[1 1 1]);
rectangle('Position',[525 -318.75 18.75 18.75], 'FaceColor',[1 1 1]);
rectangle('Position',[543.75 -318.75 18.75 18.75], 'FaceColor',[0 0 0]);
rectangle('Position',[525 -337.5 18.75 18.75], 'FaceColor',[1 1 1]);
rectangle('Position',[543.75 -337.5 18.75 18.75], 'FaceColor',[0 0 0]);
rectangle('Position',[562.5 -356.25 18.75 18.75], 'FaceColor',[1 1 1]);
rectangle('Position',[581.25 -356.25 18.75 18.75], 'FaceColor',[0 0 0]);
rectangle('Position',[562.5 -375 18.75 18.75], 'FaceColor',[1 1 1]);
rectangle('Position',[581.25 -375 18.75 18.75], 'FaceColor',[0 0 0]);
rectangle('Position',[562.5 -393.75 18.75 18.75], 'FaceColor',[1 1 1]);
rectangle('Position',[581.25 -393.75 18.75 18.75], 'FaceColor',[0 0 0]);
rectangle('Position',[562.5 -412.5 18.75 18.75], 'FaceColor',[1 1 1]);
rectangle('Position',[581.25 -412.5 18.75 18.75], 'FaceColor',[0 0 0]);
rectangle('Position',[300 -468.75 18.75 18.75], 'FaceColor',[0 0 0]);
rectangle('Position',[318.75 -468.75 18.75 18.75], 'FaceColor',[0 0 0]);
rectangle('Position',[300 -487.5 18.75 18.75], 'FaceColor',[1 1 1]);
rectangle('Position',[318.75 -487.5 18.75 18.75], 'FaceColor',[0 0 0]);
rectangle('Position',[300 -506.25 18.75 18.75], 'FaceColor',[1 1 1]);
rectangle('Position',[318.75 -506.25 18.75 18.75], 'FaceColor',[0 0 0]);
rectangle('Position',[300 -525 18.75 18.75], 'FaceColor',[1 1 1]);
rectangle('Position',[318.75 -525 18.75 18.75], 'FaceColor',[0 0 0]);
rectangle('Position',[375 -506.25 18.75 18.75], 'FaceColor',[1 1 1]);
rectangle('Position',[393.75 -506.25 18.75 18.75], 'FaceColor',[1 1 1]);
rectangle('Position',[375 -525 18.75 18.75], 'FaceColor',[0 0 0]);
rectangle('Position',[393.75 -525 18.75 18.75], 'FaceColor',[0 0 0]);
rectangle('Position',[412.5 -506.25 18.75 18.75], 'FaceColor',[1 1 1]);
rectangle('Position',[431.25 -506.25 18.75 18.75], 'FaceColor',[1 1 1]);
rectangle('Position',[412.5 -525 18.75 18.75], 'FaceColor',[0 0 0]);
rectangle('Position',[431.25 -525 18.75 18.75], 'FaceColor',[1 1 1]);
rectangle('Position',[300 -543.75 18.75 18.75], 'FaceColor',[1 1 1]);
rectangle('Position',[318.75 -543.75 18.75 18.75], 'FaceColor',[0 0 0]);
rectangle('Position',[300 -562.5 18.75 18.75], 'FaceColor',[1 1 1]);
rectangle('Position',[318.75 -562.5 18.75 18.75], 'FaceColor',[0 0 0]);
rectangle('Position',[300 -581.25 18.75 18.75], 'FaceColor',[1 1 1]);
rectangle('Position',[318.75 -581.25 18.75 18.75], 'FaceColor',[0 0 0]);
rectangle('Position',[300 -600 18.75 18.75], 'FaceColor',[0 0 0]);
rectangle('Position',[318.75 -600 18.75 18.75], 'FaceColor',[0 0 0]);
rectangle('Position',[375 -543.75 18.75 18.75], 'FaceColor',[0 0 0]);
rectangle('Position',[393.75 -543.75 18.75 18.75], 'FaceColor',[0 0 0]);
rectangle('Position',[375 -562.5 18.75 18.75], 'FaceColor',[1 1 1]);
rectangle('Position',[393.75 -562.5 18.75 18.75], 'FaceColor',[1 1 1]);
rectangle('Position',[412.5 -543.75 18.75 18.75], 'FaceColor',[0 0 0]);
rectangle('Position',[431.25 -543.75 18.75 18.75], 'FaceColor',[1 1 1]);
rectangle('Position',[412.5 -562.5 18.75 18.75], 'FaceColor',[1 1 1]);
rectangle('Position',[431.25 -562.5 18.75 18.75], 'FaceColor',[1 1 1]);
rectangle('Position',[375 -581.25 18.75 18.75], 'FaceColor',[1 1 1]);
rectangle('Position',[393.75 -581.25 18.75 18.75], 'FaceColor',[1 1 1]);
rectangle('Position',[375 -600 18.75 18.75], 'FaceColor',[0 0 0]);
rectangle('Position',[393.75 -600 18.75 18.75], 'FaceColor',[0 0 0]);
rectangle('Position',[412.5 -581.25 18.75 18.75], 'FaceColor',[1 1 1]);
rectangle('Position',[431.25 -581.25 18.75 18.75], 'FaceColor',[1 1 1]);
rectangle('Position',[412.5 -600 18.75 18.75], 'FaceColor',[0 0 0]);
rectangle('Position',[431.25 -600 18.75 18.75], 'FaceColor',[0 0 0]);
rectangle('Position',[450 -468.75 18.75 18.75], 'FaceColor',[0 0 0]);
rectangle('Position',[468.75 -468.75 18.75 18.75], 'FaceColor',[0 0 0]);
rectangle('Position',[450 -487.5 18.75 18.75], 'FaceColor',[1 1 1]);
rectangle('Position',[468.75 -487.5 18.75 18.75], 'FaceColor',[1 1 1]);
rectangle('Position',[525 -468.75 18.75 18.75], 'FaceColor',[0 0 0]);
rectangle('Position',[543.75 -468.75 18.75 18.75], 'FaceColor',[0 0 0]);
rectangle('Position',[525 -487.5 18.75 18.75], 'FaceColor',[1 1 1]);
rectangle('Position',[543.75 -487.5 18.75 18.75], 'FaceColor',[1 1 1]);
rectangle('Position',[562.5 -468.75 18.75 18.75], 'FaceColor',[0 0 0]);
rectangle('Position',[581.25 -468.75 18.75 18.75], 'FaceColor',[0 0 0]);
rectangle('Position',[562.5 -487.5 18.75 18.75], 'FaceColor',[1 1 1]);
rectangle('Position',[581.25 -487.5 18.75 18.75], 'FaceColor',[0 0 0]);
rectangle('Position',[562.5 -506.25 18.75 18.75], 'FaceColor',[1 1 1]);
rectangle('Position',[581.25 -506.25 18.75 18.75], 'FaceColor',[0 0 0]);
rectangle('Position',[562.5 -525 18.75 18.75], 'FaceColor',[1 1 1]);
rectangle('Position',[581.25 -525 18.75 18.75], 'FaceColor',[0 0 0]);
rectangle('Position',[487.5 -543.75 18.75 18.75], 'FaceColor',[0 0 0]);
rectangle('Position',[506.25 -543.75 18.75 18.75], 'FaceColor',[0 0 0]);
rectangle('Position',[487.5 -562.5 18.75 18.75], 'FaceColor',[1 1 1]);
rectangle('Position',[506.25 -562.5 18.75 18.75], 'FaceColor',[1 1 1]);
rectangle('Position',[450 -581.25 18.75 18.75], 'FaceColor',[1 1 1]);
rectangle('Position',[468.75 -581.25 18.75 18.75], 'FaceColor',[1 1 1]);
rectangle('Position',[450 -600 18.75 18.75], 'FaceColor',[0 0 0]);
rectangle('Position',[468.75 -600 18.75 18.75], 'FaceColor',[0 0 0]);
rectangle('Position',[487.5 -581.25 18.75 18.75], 'FaceColor',[1 1 1]);
rectangle('Position',[506.25 -581.25 18.75 18.75], 'FaceColor',[1 1 1]);
rectangle('Position',[487.5 -600 18.75 18.75], 'FaceColor',[0 0 0]);
rectangle('Position',[506.25 -600 18.75 18.75], 'FaceColor',[0 0 0]);
rectangle('Position',[562.5 -543.75 18.75 18.75], 'FaceColor',[1 1 1]);
rectangle('Position',[581.25 -543.75 18.75 18.75], 'FaceColor',[0 0 0]);
rectangle('Position',[562.5 -562.5 18.75 18.75], 'FaceColor',[1 1 1]);
rectangle('Position',[581.25 -562.5 18.75 18.75], 'FaceColor',[0 0 0]);
rectangle('Position',[525 -581.25 18.75 18.75], 'FaceColor',[1 1 1]);
rectangle('Position',[543.75 -581.25 18.75 18.75], 'FaceColor',[1 1 1]);
rectangle('Position',[525 -600 18.75 18.75], 'FaceColor',[0 0 0]);
rectangle('Position',[543.75 -600 18.75 18.75], 'FaceColor',[0 0 0]);
rectangle('Position',[562.5 -581.25 18.75 18.75], 'FaceColor',[1 1 1]);
rectangle('Position',[581.25 -581.25 18.75 18.75], 'FaceColor',[0 0 0]);
rectangle('Position',[562.5 -600 18.75 18.75], 'FaceColor',[0 0 0]);
rectangle('Position',[581.25 -600 18.75 18.75], 'FaceColor',[0 0 0]);
X=[560,560,525,487.5,487.5,487.5,468.75,468.75,487.5,506.25,506.25,487.5,487.5,450,412.5,412.5,337.5,337.5,318.75,318.75,318.75,300,262.5,187.5,150,150,150,112.5,93.75,75,56.25,56.25,75,75,75,75,75,75,56.25,56.25,75,40];
Y=[-40,-40,-75,-131.25,-131.25,-131.25,-150,-150,-168.75,-168.75,-168.75,-225,-225,-262.5,-300,-300,-375,-375,-393.75,-393.75,-393.75,-375,-337.5,-300,-262.5,-262.5,-262.5,-281.25,-300,-318.75,-337.5,-356.25,-375,-375,-412.5,-431.25,-431.25,-487.5,-506.25,-506.25,-525,-560];
hold on;
plot(X,Y,'r');
legend('2456.82','Location','southoutside');
